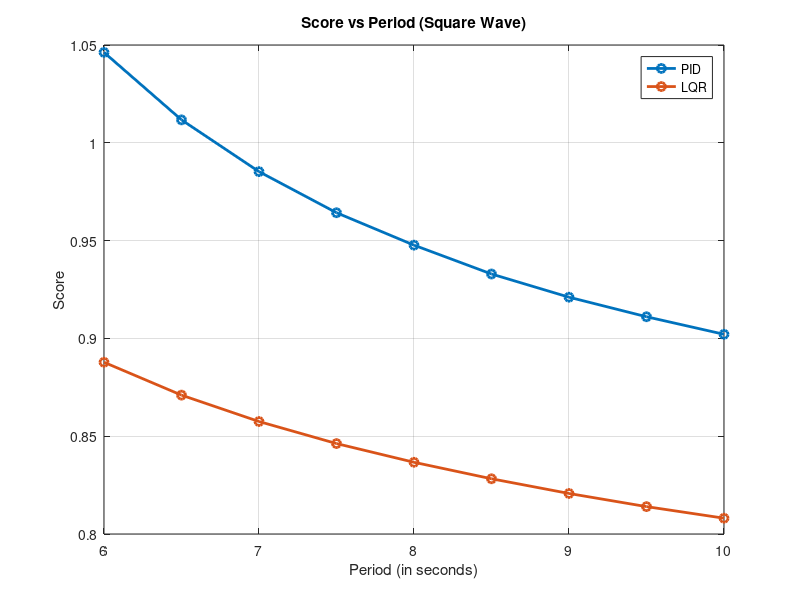
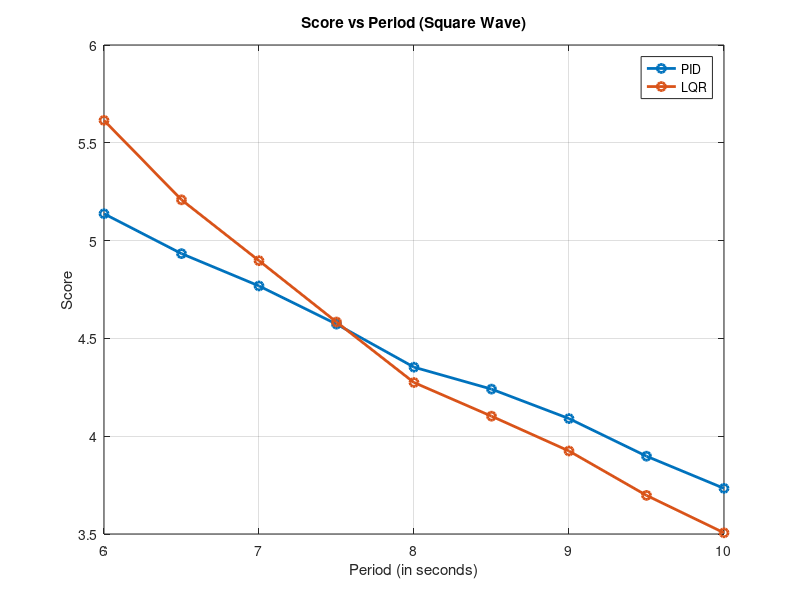

These charts were generated, in order, by the following MATLAB code:
% Your data list
data_pid_sin = [1.04622523485385 1.01172646124932 0.985261787725355 0.964247504458132 0.947669450772139 0.932920923826508 0.921065968286952 0.911071001839102 0.902098014256173];

data_pid_square = [5.13730839233362 4.93337884489977 4.76819171987716 4.57298598761860 4.35285865532941 4.24069616487708 4.09006559041723 3.89773306158793 3.73342406841827];


data_lqr_sin = [0.887800873616232 0.870998868294365 0.857508398114077 0.846235029643763 0.836666052926347 0.828234349653315 0.820718254290085 0.813999820406251 0.808079672624737];

data_lqr_square = [5.61465640268846 5.20848819139829 4.89731832059958 4.58368669488369 4.27438989262143 4.10235271231202 3.92435258277520 3.69738953708598 3.50615211286383];


% X-axis labels
per = 6:0.5:10;
% Create the plot
figure;
plot(per, data_pid_sin, '-o', 'LineWidth', 2);
hold on;
plot(per, data_lqr_sin, '-o', 'LineWidth', 2);
hold off;
%xticks(1:length(labels));
%xticklabels(labels);

legend('PID', 'LQR');
% Add labels and title
xlabel('Period (in seconds)');
ylabel('Score');
title('Score vs Period (Square Wave)');
grid on;

% Create the plot
figure;
plot(per, data_pid_square, '-o', 'LineWidth', 2);
hold on;
plot(per, data_lqr_square, '-o', 'LineWidth', 2);
hold off;
%xticks(1:length(labels));
%xticklabels(labels);

legend('PID', 'LQR');
% Add labels and title
xlabel('Period (in seconds)');
ylabel('Score');
title('Score vs Period (Square Wave)');
grid on;
